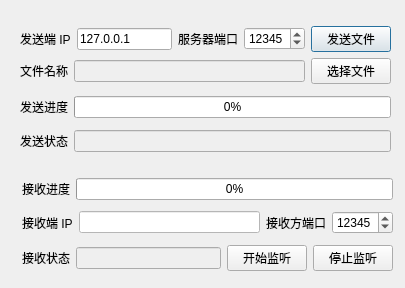
<?xml version="1.0" encoding="UTF-8"?>
<ui version="4.0">
 <class>FTProject</class>
 <widget class="QDialog" name="FTProject">
  <property name="geometry">
   <rect>
    <x>0</x>
    <y>0</y>
    <width>405</width>
    <height>288</height>
   </rect>
  </property>
  <property name="windowTitle">
   <string>阿狸的传输工具</string>
  </property>
  <property name="windowIcon">
   <iconset resource="images.qrc">
    <normaloff>:/new/prefix1/images/417.ico</normaloff>:/new/prefix1/images/417.ico</iconset>
  </property>
  <widget class="QWidget" name="layoutWidget">
   <property name="geometry">
    <rect>
     <x>20</x>
     <y>20</y>
     <width>371</width>
     <height>141</height>
    </rect>
   </property>
   <layout class="QVBoxLayout" name="verticalLayout_2">
    <item>
     <layout class="QVBoxLayout" name="verticalLayout">
      <item>
       <layout class="QHBoxLayout" name="horizontalLayout">
        <item>
         <widget class="QLabel" name="label">
          <property name="text">
           <string>发送端 IP</string>
          </property>
         </widget>
        </item>
        <item>
         <widget class="QLineEdit" name="lineEditClinetIP">
          <property name="text">
           <string>127.0.0.1</string>
          </property>
         </widget>
        </item>
        <item>
         <widget class="QLabel" name="label_2">
          <property name="text">
           <string>服务器端口</string>
          </property>
         </widget>
        </item>
        <item>
         <widget class="QSpinBox" name="spinBoxClientPort">
          <property name="minimum">
           <number>1024</number>
          </property>
          <property name="maximum">
           <number>88888</number>
          </property>
          <property name="value">
           <number>12345</number>
          </property>
         </widget>
        </item>
        <item>
         <widget class="QPushButton" name="pushButtonSendFile">
          <property name="text">
           <string>发送文件</string>
          </property>
         </widget>
        </item>
       </layout>
      </item>
      <item>
       <layout class="QHBoxLayout" name="horizontalLayout_2">
        <item>
         <widget class="QLabel" name="label_3">
          <property name="text">
           <string>文件名称</string>
          </property>
         </widget>
        </item>
        <item>
         <widget class="QLineEdit" name="lineEditSendFile">
          <property name="enabled">
           <bool>false</bool>
          </property>
         </widget>
        </item>
        <item>
         <widget class="QPushButton" name="pushButtonSelectFile">
          <property name="text">
           <string>选择文件</string>
          </property>
         </widget>
        </item>
       </layout>
      </item>
     </layout>
    </item>
    <item>
     <layout class="QHBoxLayout" name="horizontalLayout_4">
      <item>
       <widget class="QLabel" name="label_5">
        <property name="text">
         <string>发送进度</string>
        </property>
       </widget>
      </item>
      <item>
       <widget class="QProgressBar" name="progressBarSendProgress">
        <property name="value">
         <number>0</number>
        </property>
       </widget>
      </item>
     </layout>
    </item>
    <item>
     <layout class="QHBoxLayout" name="horizontalLayout_3">
      <item>
       <widget class="QLabel" name="label_4">
        <property name="text">
         <string>发送状态</string>
        </property>
       </widget>
      </item>
      <item>
       <widget class="QLineEdit" name="lineEditSendStatus">
        <property name="enabled">
         <bool>false</bool>
        </property>
       </widget>
      </item>
     </layout>
    </item>
   </layout>
  </widget>
  <widget class="QWidget" name="layoutWidget">
   <property name="geometry">
    <rect>
     <x>22</x>
     <y>173</y>
     <width>371</width>
     <height>104</height>
    </rect>
   </property>
   <layout class="QVBoxLayout" name="verticalLayout_3">
    <item>
     <layout class="QHBoxLayout" name="horizontalLayout_6">
      <item>
       <widget class="QLabel" name="label_7">
        <property name="text">
         <string>接收进度</string>
        </property>
       </widget>
      </item>
      <item>
       <widget class="QProgressBar" name="progressBarReceiveProgress">
        <property name="value">
         <number>0</number>
        </property>
       </widget>
      </item>
     </layout>
    </item>
    <item>
     <layout class="QHBoxLayout" name="horizontalLayout_5">
      <item>
       <widget class="QLabel" name="label_10">
        <property name="text">
         <string>接收端 IP</string>
        </property>
       </widget>
      </item>
      <item>
       <widget class="QLineEdit" name="lineEditReceiverIP">
        <property name="enabled">
         <bool>true</bool>
        </property>
        <property name="styleSheet">
         <string notr="true">background-color: palette(base); </string>
        </property>
        <property name="readOnly">
         <bool>true</bool>
        </property>
       </widget>
      </item>
      <item>
       <widget class="QLabel" name="label_6">
        <property name="text">
         <string>接收方端口</string>
        </property>
       </widget>
      </item>
      <item>
       <widget class="QSpinBox" name="spinBoxServerPort">
        <property name="minimum">
         <number>1024</number>
        </property>
        <property name="maximum">
         <number>88888</number>
        </property>
        <property name="value">
         <number>12345</number>
        </property>
       </widget>
      </item>
     </layout>
    </item>
    <item>
     <layout class="QHBoxLayout" name="horizontalLayout_7">
      <item>
       <widget class="QLabel" name="label_9">
        <property name="text">
         <string>接收状态</string>
        </property>
       </widget>
      </item>
      <item>
       <widget class="QLineEdit" name="lineEditReceiveStatus">
        <property name="enabled">
         <bool>false</bool>
        </property>
       </widget>
      </item>
      <item>
       <widget class="QPushButton" name="ListenButton">
        <property name="text">
         <string>开始监听</string>
        </property>
       </widget>
      </item>
      <item>
       <widget class="QPushButton" name="pushButtonStopListening">
        <property name="text">
         <string>停止监听</string>
        </property>
       </widget>
      </item>
     </layout>
    </item>
   </layout>
  </widget>
 </widget>
 <resources>
  <include location="images.qrc"/>
 </resources>
 <connections/>
</ui>
